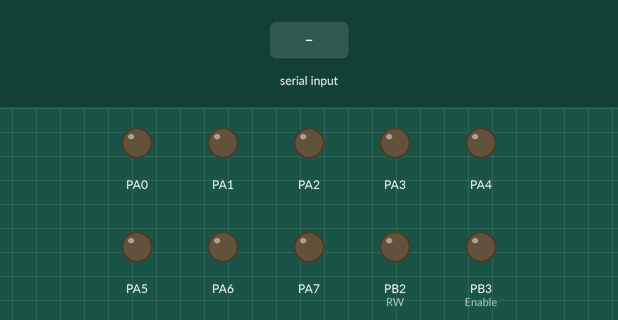
Bench run of a program on a simulated ATmega32, built with avr-gcc and emulated at 1 MHz (the files do not name the chip). On the bench: output pins drawn as LEDs (lit = HIGH). The test bench sets the inputs (shaded band). Pins used as bus, display or sensor lines are not drawn; what the program prints to the serial monitor is not drawn.

Above: at 9.3 s.
9.4 s: byte 13 (Default_stop) received over Serial
At 11.9 s:
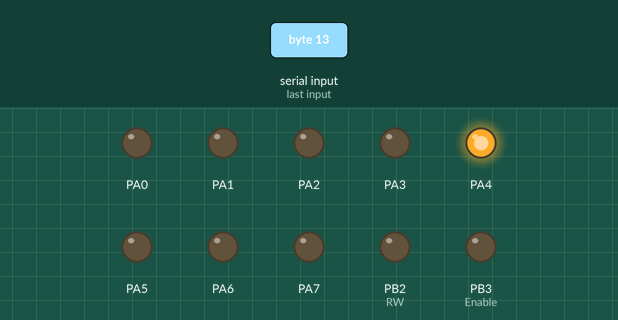
At 14.7 s:
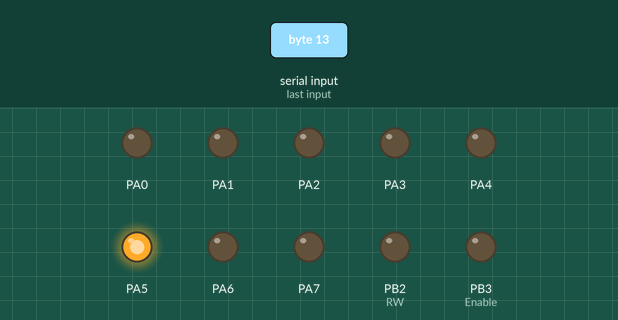
Timing chart, 0 to 27.4 s (numbered marks = the images above; inputs shaded):
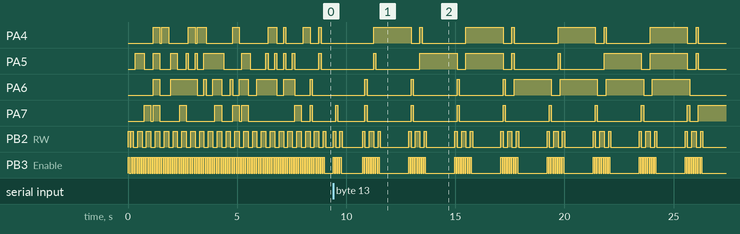

Measured:
- by itself, PA4: repeats every 4.2 s: LOW 0.40 s, HIGH 0.10 s, LOW 2.0 s, HIGH 1.7 s

The program:

main.c
```c
/*
 * Drivers.c
 *
 * Created: 6/29/2023 5:55:31 PM
 * Author : midom
 */

#include "MemoryMap.h"
#include "lcd.h"
#include "USART.h"
#include <avr/interrupt.h>
// Generic Variables

char num[] = {'0','1','2','3','4','5','6','7','8','9'};

int main(void)
{
   	LCD_init();

 	LCD_Write_STRING("Learn IN Depth");
	LCD_Write_command(LCD_CLEAR_SCREEN);

	UART_init();
	UART_interrupt_TX_EN();
	UART_interrupt_RX_EN();
	SREG |= 1<<7 ;   // Enable Bit 7   I: Global Interrupt Enable


	UART_SendString_Asynch("Hello Ahmed");

    while (1)
    {

		for (int i=0 ; i<10 ; i++)
		{
			LCD_GoToXY(1,0);
			LCD_Write_CHAR(num[i]);
			_delay_ms(1000);
		}

    }
}

ISR(USART_TXC_vect)
{
	extern char* str ;
	extern uint8_t flag_tx	;
	str++;
	if (*str)
	{
		UDR_R = *str ;
	}else{
		// Done
		flag_tx = 0 ;
	}
}

ISR(USART_RXC_vect)
{
	static char * Ptr = CH ;
	*Ptr = UDR_R ;
	if(*Ptr == Default_stop)
	{
		*Ptr = 0 ;
		LCD_GoToXY(0,0);
		LCD_Write_STRING(CH);
		for(int i=0 ; i<100 ; i++)
		{
			if (CH[i] == 0) break;
			CH[i] = 0 ;
		}
		Ptr = CH;
	}else
	{
		Ptr++ ;
	}

}
```

lcd.h
```c
/*
 *  lcd.h
 *  Author: ENG.Ahmed Osamaa
 */


#ifndef LCD_H_
#define LCD_H_

#define F_CPU 1000000UL

#include <avr/io.h>
#include <util/delay.h>
#include <stdio.h>
#include <stdlib.h>

//GPIO Pin Configuration
#define R_LCD PINA
#define LCD_PORT PORTA
#define DDRLCD  DDRA

#define LCD_CTRL PORTB
#define DDR_CTRL  DDRB

#define RS 1
#define RW 2
#define Enable 3


//#define EIGHT_BIT_MODE
#define FOUR_BIT_MODE

#ifdef EIGHT_BIT_MODE
#define DATA_shift 0
#endif

#ifdef FOUR_BIT_MODE
#define DATA_shift 4
#endif

//LCD Commands

#define LCD_FUNCTION_8BIT_2LINES   					(0x38)
#define LCD_FUNCTION_4BIT_2LINES   					(0x28)
#define LCD_MOVE_DISP_RIGHT       					(0x1C)
#define LCD_MOVE_DISP_LEFT   						(0x18)
#define LCD_MOVE_CURSOR_RIGHT   					(0x14)
#define LCD_MOVE_CURSOR_LEFT 	  					(0x10)
#define LCD_DISP_OFF   								(0x08)
#define LCD_DISP_ON_CURSOR   						(0x0E)
#define LCD_DISP_ON_CURSOR_BLINK   					(0x0F)
#define LCD_DISP_ON_BLINK   						(0x0D)
#define LCD_DISP_ON   								(0x0C)
#define LCD_ENTRY_DEC   							(0x04)
#define LCD_ENTRY_DEC_SHIFT   						(0x05)
#define LCD_ENTRY_INC_   							(0x06)
#define LCD_ENTRY_INC_SHIFT   						(0x07)
#define LCD_BEGIN_AT_FIRST_ROW						(0x80)
#define LCD_BEGIN_AT_SECOND_ROW						(0xC0)
#define LCD_CLEAR_SCREEN							(0x01)
#define LCD_ENTRY_MODE								(0x06)

// APIs

void LCD_init(void);
void LCD_Write_command(unsigned char command);
void LCD_Write_CHAR(unsigned char data);
void LCD_Write_STRING(char* data);
void LCD_isBUSY(void);
void LCD_GoToXY(unsigned char line , unsigned char position);
void LCD_dis_NUM(int num);
void LCD_dis_realNUM (float num);
void next_line (int *count);


#endif /* LCD_H_ */
```

lcd.c
```c
/*
 *  lcd.c
 *  Author: ENG.Ahmed Osamaa
 */

#include "lcd.h"


// Enable Pulse
void LCD_KICK(){
	LCD_CTRL |= (1<<Enable);
	_delay_ms(50);
	LCD_CTRL &= ~(1<<Enable);
	_delay_ms(50);
}


/* NOTE :
*			For 4-bit interface data, only four bus lines (DB4 to DB7) are used for transfer. Bus lines DB0 to DB3
*				are disabled. The data transfer between the HD44780U and the MPU is completed after the 4-bit data
*				has been transferred twice. As for the order of data transfer, the four high order bits (for 8-bit operation,
*				DB4 to DB7) are transferred before the four low order bits (for 8-bit operation, DB0 to DB3).
*		? >>>	The busy flag must be checked (one instruction) after the 4-bit data has been transferred twice. <<< ?
*				Two more 4-bit operations then transfer the busy flag and address counter data.
*
*/

void LCD_isBUSY(void)
{
	//make LCD port input to read flag
	DDRLCD &= ~(0xFF << DATA_shift);
	LCD_CTRL |= (1<<RW); //read mood
	LCD_CTRL &= ~(1<<RS);
	LCD_KICK();
	//while((LCD_PORT>>7)&1){
		//_delay_ms(30);
	//}
	DDRLCD |= (0xFF << DATA_shift);
	LCD_CTRL &= ~(1<<RW); //Write mood
}

void LCD_init(void)
{
	DDRLCD = 0xff;
	DDR_CTRL |= ((1<<Enable) | (1<<RW) | (1<<RS));
	LCD_isBUSY();

	// 8-bit
	#ifdef EIGHT_BIT_MODE
	_delay_ms(35);
	LCD_Write_command(LCD_FUNCTION_8BIT_2LINES);
	#endif
	// 4-bit
	#ifdef FOUR_BIT_MODE
	_delay_ms(35);
	LCD_Write_command(0x02);
	LCD_Write_command(LCD_FUNCTION_4BIT_2LINES);
	#endif

	_delay_us(40);
	LCD_Write_command(LCD_DISP_ON_CURSOR_BLINK);
	_delay_us(1);
	LCD_Write_command(LCD_CLEAR_SCREEN);
	_delay_us(2);
	LCD_Write_command(LCD_ENTRY_MODE);

}
void LCD_Write_command(unsigned char command){
	LCD_isBUSY();
	// RS = 0 , RW = 0
	LCD_CTRL &= ~((1<<RW) | (1<<RS));
	#ifdef EIGHT_BIT_MODE
	//write command
	LCD_PORT = command;
	//Enable pulse
	LCD_KICK();
	#endif

	#ifdef FOUR_BIT_MODE
	//write half command
	LCD_PORT = (LCD_PORT & 0x0F) | (command & 0xF0);
	//Enable pulse
	LCD_KICK();
	//write half command
	LCD_PORT = (LCD_PORT & 0x0F) | (command << 4);
	//Enable pulse
	LCD_KICK();
	_delay_ms(1);
	LCD_isBUSY();   // Very important instruction must be execute after send 2 cycle of data or command at 4-bit LCD

	#endif
}
void LCD_Write_CHAR(unsigned char data){
	LCD_isBUSY();

	// RS = 1 , RW = 0
	LCD_CTRL &= ~(1<<RW);
	LCD_CTRL |= (1<<RS);

	#ifdef EIGHT_BIT_MODE
	LCD_isBUSY();
	//write command
	LCD_PORT = data;
	//Enable pulse
	LCD_KICK();
	_delay_ms(1);
	#endif

	#ifdef FOUR_BIT_MODE
	//write half command
	LCD_PORT = (LCD_PORT & 0x0F) | (data & 0xF0);
	//Enable pulse
	LCD_KICK();
	//write half command
	LCD_PORT = (LCD_PORT & 0x0F) | (data << 4);
	//Enable pulse
	LCD_KICK();
	_delay_ms(1);
	LCD_isBUSY();           // Very important instruction must be execute after send 2 cycle of data or command at 4-bit LCD
	#endif
}
void LCD_Write_STRING(char* data){
	int count = 0 ;
	while(*data > 0){
		count++;
		LCD_Write_CHAR(*data);
		data++;
		if(count == 16){
			LCD_GoToXY(1,0);
		}
		else if (count == 32 || count == 33 ){
			LCD_Write_command(LCD_CLEAR_SCREEN);
			LCD_GoToXY(0,0);
			count = 0 ;
		}
	}
}

void LCD_GoToXY(unsigned char line , unsigned char position){
	if(line == 0){
		if(position < 16 && position >= 0){
			LCD_Write_command(0x80+position);
		}
	}
	else if(line == 1){
		if(position < 16 && position >= 0){
			LCD_Write_command(0xc0+position);
		}
	}
}

void LCD_dis_NUM (int num){
	char str[10];
	sprintf(str,"%d",num);
	LCD_Write_STRING(str);

}

void LCD_dis_realNUM (float num){
	//EX : -652.4545
	char str[16];
	char* sign = (num < 0)? "-" : "";      // check the negative sign and store it if exist
	float tmvlue = (num < 0)? -num : num ;  // convert the num to positive 652.4545
	int tmint = tmvlue ;				   // take the real part 652
	float tmfrc = tmvlue - tmint ;		   // get on the friction part 0.4545
	int tmintfrc = tmfrc * 10000 ;		   // convert friction to real 4545

	// print each part to get the real num in a string

	sprintf (str, "%s%d.%04d",sign,tmint,tmintfrc);

	LCD_Write_STRING(str);

}

void next_line (int* count){
	if(*count == 16){
		LCD_GoToXY(1,0);
	}
	else if (*count == 32 || *count == 33 ){
		LCD_Write_command(LCD_CLEAR_SCREEN);
		LCD_GoToXY(0,0);
		*count = 0 ;
	}
}
```

MemoryMap.h
```c
/*
 * MemoryMap.h
 *
 * Created: 6/29/2023 6:22:36 PM
 *  Author: midom
 */


#ifndef MEMORYMAP_H_
#define MEMORYMAP_H_

//-----------------------------
// Includes
//-----------------------------

#include <stdlib.h>
#include <stdint.h>

//--------------------------------
// Base addresses for Memories
//--------------------------------

#define Flash				0x00
#define SRAM				0x60

#define Peripherals_Base	0x20

//--------------------------------
// Peripherals addresses for Memories
//--------------------------------

// The AVR Status Register
#define SREG	*((volatile unsigned char*)0x5F)

//GPIO Registers
#define DDRA	*((volatile unsigned char*)0x3A)
#define PORTA	*((volatile unsigned char*)0x3B)
#define PINA	*((volatile unsigned char*)0x39)

#define DDRB	*((volatile unsigned char*)0x37)
#define PORTB	*((volatile unsigned char*)0x38)
#define PINB	*((volatile unsigned char*)0x36)

#define DDRC	*((volatile unsigned char*)0x34)
#define PORTC	*((volatile unsigned char*)0x35)
#define PINC	*((volatile unsigned char*)0x33)

#define DDRD	*((volatile unsigned char*)0x31)
#define PORTD	*((volatile unsigned char*)0x32)
#define PIND	*((volatile unsigned char*)0x30)

// USART


#endif /* MEMORYMAP_H_ */
```

USART.h
```c
/*
 * USART.h
 *
 * Created: 6/29/2023 6:07:36 PM
 *  Author: midom
 */


#ifndef USART_H_
#define USART_H_

#define Default_stop '\r'

// Generic Variable

char CH[100];


// Registers

#define  UDR_R			*(volatile uint8_t *)(0x2C)
#define  UCSRA_R		*(volatile uint8_t *)(0x2B)
#define  UCSRB_R		*(volatile uint8_t *)(0x2A)
#define  UCSRC_R		*(volatile uint8_t *)(0x40)
#define  UBRRL_R		*(volatile uint8_t *)(0x29)
#define  UBBRH_R		*(volatile uint8_t *)(0x40)

// Macros

#define UART_interrupt_RX_EN()			UCSRB_R |= (1<<7)
#define UART_interrupt_RX_DI()			UCSRB_R &= ~(1<<7)
#define UART_interrupt_TX_EN()			UCSRB_R |= (1<<6)
#define UART_interrupt_TX_DI()			UCSRB_R &= ~(1<<6)

// APIs

void UART_init (void);


void UART_Send (int8_t data);


int8_t UART_Receive (void);

void UART_Send_String (char* p);
void UART_Receive_String (void);
void UART_SendString_Asynch (char* strr);

#endif /* USART_H_ */
```

USART.c
```c
/*
 * CFile1.c
 *
 * Created: 6/29/2023 6:07:03 PM
 *  Author: midom
 */

#include "MemoryMap.h"

#include "USART.h"

// Generic Variable

char* str = NULL ;
uint8_t flag_tx = 0;

//Generic Function

void UART_Send_NOBlock(uint8_t data)
{
	UDR_R = data ;
}

// APIs

void UART_init (void)
{
	// BoadRate
	UBRRL_R = 51 ;

	UCSRA_R &= ~(1<<1);

	//Frame

	//no parity
	// 8-bit data

	// Enable

	UCSRB_R |= (0b11<<3);

}

void UART_Send (int8_t data)
{
	while( !((UCSRA_R >> 5) & 1) );
	UDR_R = data ;
}

int8_t UART_Receive (void)
{
	while( !((UCSRA_R >> 7) & 1) );
	return UDR_R ;
}

void UART_Send_String (char* p)
{
	while(*p){
		UART_Send(*p);
		p++;
	}
}

void UART_Receive_String (void)
{
	for(int i=0 ; i<100 ; i++)
	{
		if (CH[i] == 0) break;
		CH[i] = 0 ;
	}
	char* PCH = CH ;
	while (1)
	{
	*PCH = UART_Receive();
	if(*PCH == Default_stop )
	{
		*PCH = 0 ;
		 break;
	}
	PCH++ ;
	}
}


void UART_SendString_Asynch (char* strr)
{

	 if(flag_tx == 0){
		str = strr ;
		UART_Send_NOBlock(*str);
		flag_tx = 1 ;
	 }
}
```
